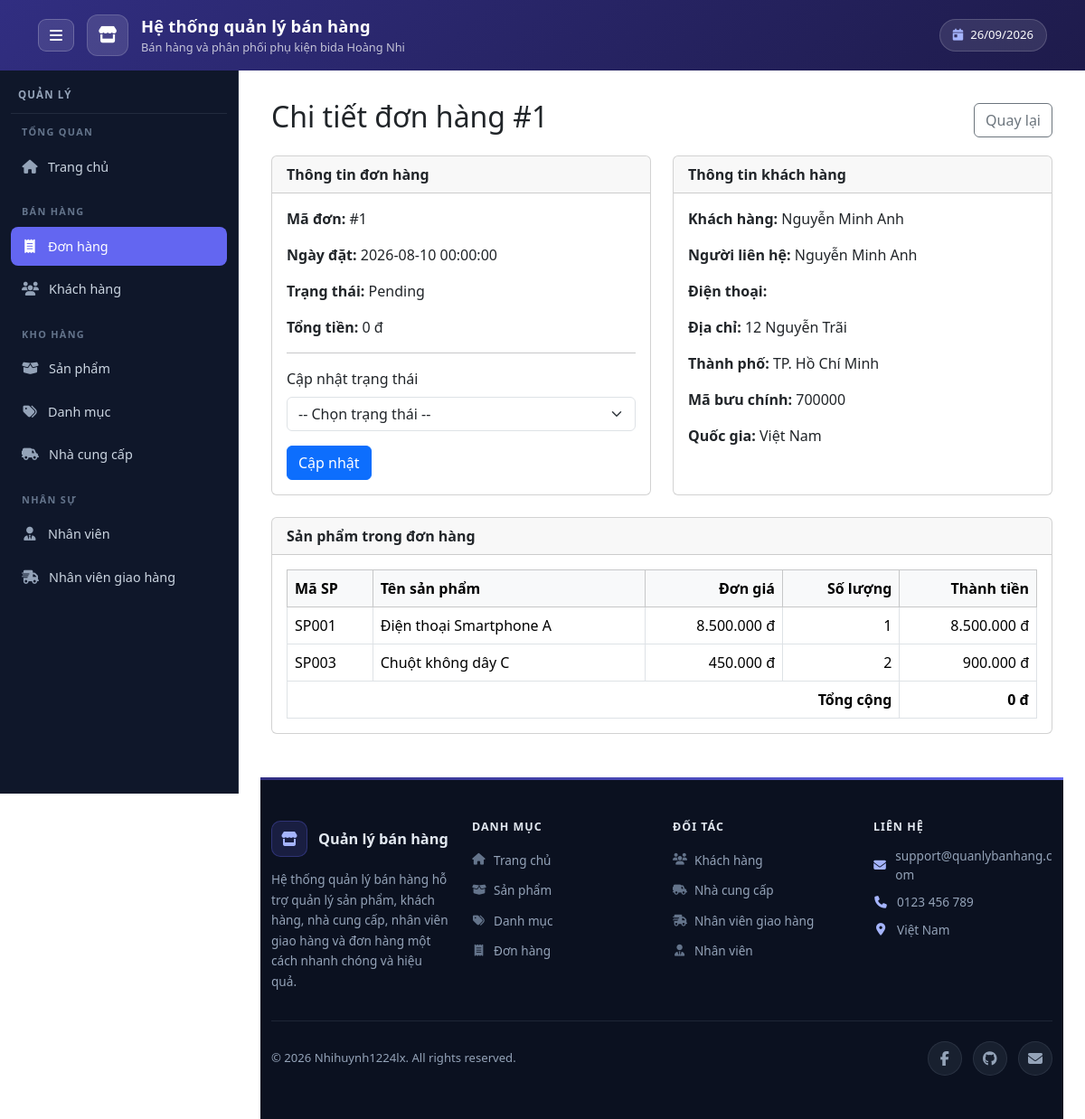
Page /admin/orders/detail.php?id=1 on the committed database.
### tables this page shows
CREATE TABLE orders (
    OrderID INT AUTO_INCREMENT PRIMARY KEY,

    OrderDate DATETIME NOT NULL DEFAULT CURRENT_TIMESTAMP,

    TotalAmount DECIMAL(12,2) NOT NULL DEFAULT 0,
    Status VARCHAR(30) NOT NULL DEFAULT 'Pending',

    CustomerID INT NOT NULL,
    EmployeeID INT,
    ShipperID INT,

    CONSTRAINT chk_orders_total
        CHECK (TotalAmount >= 0),

    CONSTRAINT fk_orders_customer
        FOREIGN KEY (CustomerID) REFERENCES customers(CustomerID),
    CONSTRAINT fk_orders_employee
        FOREIGN KEY (EmployeeID) REFERENCES employees(EmployeeID),
    CONSTRAINT fk_orders_shipper
        FOREIGN KEY (ShipperID) REFERENCES shippers(ShipperID)
);

CREATE TABLE customers (
    CustomerID INT AUTO_INCREMENT PRIMARY KEY,
    CustomerName VARCHAR(100) NOT NULL,
    ContactName VARCHAR(100),
    Address VARCHAR(200),
    City VARCHAR(100),
    PostalCode VARCHAR(20),
    Country VARCHAR(100),
    Phone VARCHAR(20),
    Email VARCHAR(255) NULL,
    PasswordHash VARCHAR(255) NULL,
    CONSTRAINT uq_customers_email UNIQUE (Email)
);

CREATE TABLE orderdetail (
    OrderDetailID INT AUTO_INCREMENT PRIMARY KEY,
    Quantity INT NOT NULL,
    UnitPrice DECIMAL(12,2) NOT NULL,
    OrderID INT NOT NULL,
    ProductID INT NOT NULL,

    CONSTRAINT chk_orderdetail_quantity CHECK (Quantity > 0),
    CONSTRAINT chk_orderdetail_unitprice CHECK (UnitPrice >= 0),
    CONSTRAINT fk_orderdetail_order
        FOREIGN KEY (OrderID)
        REFERENCES orders(OrderID)
        ON DELETE CASCADE,
    CONSTRAINT fk_orderdetail_product
        FOREIGN KEY (ProductID) REFERENCES products(ProductID)
);

CREATE TABLE products (
    ProductID INT AUTO_INCREMENT PRIMARY KEY,
    ProductCode VARCHAR(50) NOT NULL UNIQUE,
    ProductName VARCHAR(255) NOT NULL,
    Description TEXT,
    Unit VARCHAR(20),
    Price DECIMAL(12,2) NOT NULL DEFAULT 0,
    StockQuantity INT NOT NULL DEFAULT 0,
    IsActive BOOLEAN NOT NULL DEFAULT TRUE,
    SupplierID INT NOT NULL,
    CategoryID INT NOT NULL,

    CONSTRAINT chk_products_price CHECK (Price >= 0),
    CONSTRAINT chk_products_stock CHECK (StockQuantity >= 0),
    CONSTRAINT fk_products_supplier
        FOREIGN KEY (SupplierID) REFERENCES suppliers(SupplierID),
    CONSTRAINT fk_products_category
        FOREIGN KEY (CategoryID) REFERENCES categories(CategoryID)
);

### public/admin/orders/detail.php (the view, shortened to what this page needs)
<?php
require_once '/var/www/src/config/database.php';
$orderID = isset($_GET['id'])
    ? (int) $_GET['id']
    : 0;
$sqlOrder = "
    SELECT
        o.OrderID,
        o.OrderDate,
        o.TotalAmount,
        o.Status,
        c.CustomerName,
        c.ContactName,
        c.Phone,
        c.Address,
        c.City,
        c.PostalCode,
        c.Country
    FROM
        orders AS o,
        customers AS c
    WHERE
        o.CustomerID = c.CustomerID
        AND o.OrderID = ?
";
$allowedTransitions = [
    'Pending' => [
        'Confirmed',
        'Cancelled'
    ],
    'Confirmed' => [
        'Shipping',
        'Cancelled'
    ],
    'Shipping' => [
        'Completed',
        'Cancelled'
    ],
    'Completed' => [],
    'Cancelled' => []
];
$stmtOrder = $conn->prepare($sqlOrder);
$stmtOrder->bind_param('i', $orderID);
$stmtOrder->execute();
$orderResult = $stmtOrder->get_result();
$order = $orderResult->fetch_assoc();
$sqlDetail = "
    SELECT
        od.Quantity,
        od.UnitPrice,
        p.ProductCode,
        p.ProductName
    FROM
        orderdetail AS od,
        products AS p
    WHERE
        od.ProductID = p.ProductID
        AND od.OrderID = ?
    ORDER BY
        od.OrderDetailID
";
$stmtDetail = $conn->prepare($sqlDetail);
$stmtDetail->bind_param('i', $orderID);
$stmtDetail->execute();
$detailResult = $stmtDetail->get_result();
require_once '/var/www/src/includes/admin/header.php';
require_once '/var/www/src/includes/admin/navbar.php';
?>
<div class="container mt-4">
    <div
        class="d-flex
               justify-content-between
               align-items-center
               mb-3"
    >
        <h2>
            Chi tiết đơn hàng #<?= (int) $order['OrderID'] ?>
        </h2>
        <a
            href="/admin/orders/"
            class="btn btn-outline-secondary"
        >
            Quay lại
        </a>
    </div>
    <div class="row g-4 mb-4">
        <div class="col-md-6">
            <div class="card h-100">
                <div class="card-header">
                    <strong>Thông tin đơn hàng</strong>
                </div>
                <div class="card-body">
                    <p>
                        <strong>Mã đơn:</strong>
                        #<?= (int) $order['OrderID'] ?>
                    </p>
                    <p>
                        <strong>Ngày đặt:</strong>
                        <?= htmlspecialchars($order['OrderDate']) ?>
                    </p>
                    <p>
                        <strong>Trạng thái:</strong>
                        <?= htmlspecialchars($order['Status']) ?>
                    </p>
                    <p>
                        <strong>Tổng tiền:</strong>
                        <?= number_format(
                            (float) $order['TotalAmount'],
                            0,
                            ',',
                            '.'
                        ) ?> đ
                    </p>
                    <?php
                    $nextStatuses =
                        $allowedTransitions[$order['Status']]
                        ?? [];
                    ?>
                    <?php if (!empty($nextStatuses)): ?>
                        <hr>
                        <form method="post">
                            <div class="mb-3">
                                <label
                                    for="status"
                                    class="form-label"
                                >
                                    Cập nhật trạng thái
                                </label>
                                <select
                                    name="status"
                                    id="status"
                                    class="form-select"
                                    required
                                >
                                    <option value="">
                                        -- Chọn trạng thái --
                                    </option>
                                </select>
                            </div>
                            <button
                                type="submit"
                                name="update_status"
                                class="btn btn-primary"
                            >
                                Cập nhật
                            </button>
                        </form>
                    <?php else: ?>
                        <div class="alert alert-secondary mb-0">
                            Đơn hàng đã ở trạng thái kết thúc.
                        </div>
                    <?php endif; ?>
                </div>
            </div>
        </div>
        <div class="col-md-6">
            <div class="card h-100">
                <div class="card-header">
                    <strong>Thông tin khách hàng</strong>
                </div>
                <div class="card-body">
                    <p>
                        <strong>Khách hàng:</strong>
                        <?= htmlspecialchars(
                            $order['CustomerName']
                        ) ?>
                    </p>
                    <p>
                        <strong>Người liên hệ:</strong>
                        <?= htmlspecialchars(
                            $order['ContactName'] ?? ''
                        ) ?>
                    </p>
                    <p>
                        <strong>Điện thoại:</strong>
                    </p>
                    <p>
                        <strong>Địa chỉ:</strong>
                        <?= htmlspecialchars(
                            $order['Address'] ?? ''
                        ) ?>
                    </p>
                    <p>
                        <strong>Thành phố:</strong>
                        <?= htmlspecialchars(
                            $order['City'] ?? ''
                        ) ?>
                    </p>
                    <p>
                        <strong>Mã bưu chính:</strong>
                        <?= htmlspecialchars(
                            $order['PostalCode'] ?? ''
                        ) ?>
                    </p>
                    <p class="mb-0">
                        <strong>Quốc gia:</strong>
                        <?= htmlspecialchars(
                            $order['Country'] ?? ''
                        ) ?>
                    </p>
                </div>
            </div>
        </div>
    </div>
    <div class="card">
        <div class="card-header">
            <strong>Sản phẩm trong đơn hàng</strong>
        </div>
        <div class="card-body">
            <div class="table-responsive">
                <table
                    class="table
                           table-bordered
                           align-middle
                           mb-0"
                >
                    <thead class="table-light">
                        <tr>
                            <th>Mã SP</th>
                            <th>Tên sản phẩm</th>
                            <th class="text-end">
                                Đơn giá
                            </th>
                            <th class="text-end">
                                Số lượng
                            </th>
                            <th class="text-end">
                                Thành tiền
                            </th>
                        </tr>
                    </thead>
                    <tbody>
                    <?php while (
                        $item = $detailResult->fetch_assoc()
                    ): ?>
                        <?php
                        $subtotal =
                            (float) $item['UnitPrice']
                            * (int) $item['Quantity'];
                        ?>
                        <tr>
                            <td>
                                <?= htmlspecialchars(
                                    $item['ProductCode']
                                ) ?>
                            </td>
                            <td>
                                <?= htmlspecialchars(
                                    $item['ProductName']
                                ) ?>
                            </td>
                            <td class="text-end">
                                <?= number_format(
                                    (float) $item['UnitPrice'],
                                    0,
                                    ',',
                                    '.'
                                ) ?> đ
                            </td>
                            <td class="text-end">
                                <?= (int) $item['Quantity'] ?>
                            </td>
                            <td class="text-end">
                                <?= number_format(
                                    $subtotal,
                                    0,
                                    ',',
                                    '.'
                                ) ?> đ
                            </td>
                        </tr>
                    <?php endwhile; ?>
                    </tbody>
                    <tfoot>
                        <tr>
                            <th
                                colspan="4"
                                class="text-end"
                            >
                                Tổng cộng
                            </th>
                            <th class="text-end">
                                <?= number_format(
                                    (float) $order['TotalAmount'],
                                    0,
                                    ',',
                                    '.'
                                ) ?> đ
                            </th>
                        </tr>
                    </tfoot>
                </table>
            </div>
        </div>
    </div>
</div>
<?php
require_once '/var/www/src/includes/admin/footer.php';

### public/assets/css/admin.css (style rules this page uses)
:root { --admin-header-from: #312E81; --admin-header-to: #1E1B4B; --admin-header-text: #FFFFFF; --admin-header-muted: rgba(255, 255, 255, 0.72); --admin-sidebar-w: 264px; --admin-sidebar-w-collapsed: 76px; --admin-nav-bg: #0F172A; --admin-nav-text: #CBD5E1; --admin-nav-icon: #94A3B8; --admin-nav-group: #64748B; --admin-nav-line: rgba(148, 163, 184, 0.14); --admin-nav-hover-bg: rgba(99, 102, 241, 0.20); --admin-nav-hover-text: #FFFFFF; --admin-nav-hover-icon: #A5B4FC; --admin-nav-active-bg: #6366F1; --admin-nav-active-text: #FFFFFF; --admin-footer-bg: #0B1120; --admin-footer-heading: #E2E8F0; --admin-footer-text: #94A3B8; --admin-footer-line: rgba(148, 163, 184, 0.14); --admin-accent: #6366F1; }

### rows in the picture
orders: OrderID "1", OrderDate "2026-08-10 00:00:00", Status "Pending", TotalAmount "0", CustomerID.CustomerName "Nguyễn Minh Anh", CustomerID.ContactName "Nguyễn Minh Anh", CustomerID.Address "12 Nguyễn Trãi", CustomerID.City "TP. Hồ Chí Minh", CustomerID.PostalCode "700000", CustomerID.Country "Việt Nam"
orderdetail: ProductID.ProductCode "SP001", ProductID.ProductName "Điện thoại Smartphone A", UnitPrice "8.500.000", Quantity "1", subtotal "8.500.000"
orderdetail: ProductID.ProductCode "SP003", ProductID.ProductName "Chuột không dây C", UnitPrice "450.000", Quantity "2", subtotal "900.000"

### other values in the picture
$appName "Hệ thống quản lý bán hàng"
$appSubtitle "Bán hàng và phân phối phụ kiện bida Hoàng Nhi"
$group['title'] "TỔNG QUAN"
$item['label'] "Trang chủ"
$group['title'] "BÁN HÀNG"
$item['label'] "Đơn hàng"
$item['label'] "Khách hàng"
$group['title'] "KHO HÀNG"
$item['label'] "Sản phẩm"
$item['label'] "Danh mục"
$item['label'] "Nhà cung cấp"
$group['title'] "NHÂN SỰ"
$item['label'] "Nhân viên"
$item['label'] "Nhân viên giao hàng"
$column['title'] "DANH MỤC"
